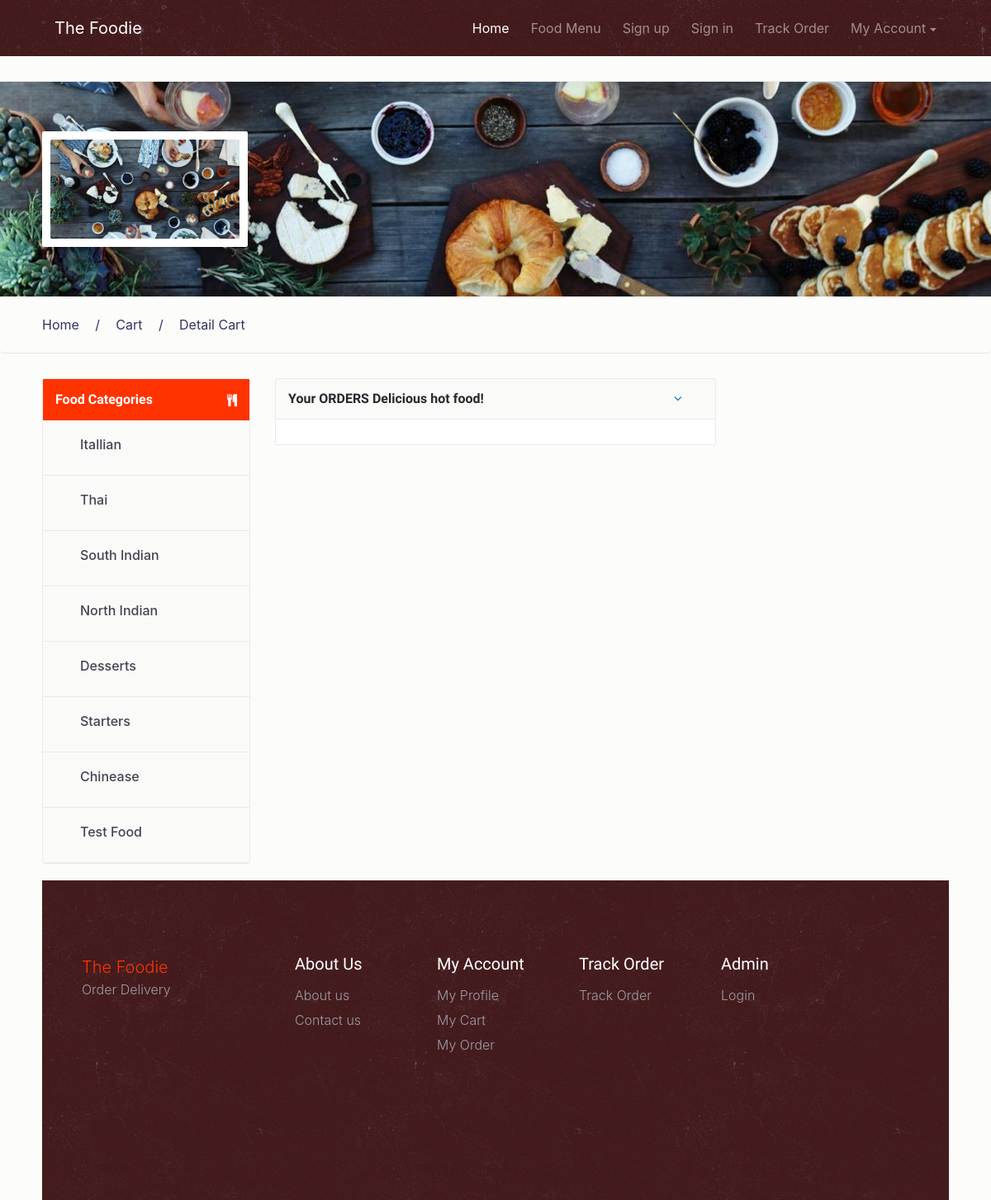
/fos/track-order-details.php, run on the app's committed database.
### tables this page shows
CREATE TABLE `tblcategory` (
  `ID` int(5) NOT NULL,
  `CategoryName` varchar(120) DEFAULT NULL,
  `CreationDate` timestamp NULL DEFAULT current_timestamp()
);

### fos/track-order-details.php (the view, shortened to what this page needs)
<?php
include_once('includes/dbconnection.php');
    ?>
<!DOCTYPE html>
<html lang="en">
<head>
    <link href="css/bootstrap.min.css" rel="stylesheet">
    <link href="css/font-awesome.min.css" rel="stylesheet">
    <link href="css/animsition.min.css" rel="stylesheet">
    <link href="css/animate.css" rel="stylesheet">
    <link href="css/style.css" rel="stylesheet"> </head>
<body>
    <div class="site-wrapper animsition" data-animsition-in="fade-in" data-animsition-out="fade-out">
        <header id="header" class="header-scroll top-header headrom">
          <?php include_once('includes/header.php');?>
        </header>
        <div class="page-wrapper">
            <div class="top-links">
            </div>
            <section class="inner-page-hero bg-image" data-image-src="images/decouvrez-l-experience-food-d-airbnb.jpg">
                <div class="profile">
                    <div class="container">
                        <div class="row">
                            <div class="col-xs-12 col-sm-12  col-md-4 col-lg-4 profile-img">
                                <div class="image-wrap">
                                    <figure><img src="images/decouvrez-l-experience-food-d-airbnb.jpg" alt="Profile Image"></figure>
                                </div>
                            </div>
                            <div class="col-xs-12 col-sm-12 col-md-8 col-lg-8 profile-desc">
                            </div>
                        </div>
                    </div>
                </div>
            </section>
            <div class="breadcrumb">
                <div class="container">
                    <ul>
                        <li><a href="index.php" class="active">Home</a></li>
                        <li><a href="cart.php">Cart</a></li>
                        <li>Detail Cart</li>
                    </ul>
                </div>
            </div>
            <div class="container m-t-30">
                <div class="row">
                    <div class="col-xs-12 col-sm-4 col-md-4 col-lg-3">
                        <div class="sidebar clearfix m-b-20">
                            <div class="main-block">
                                <div class="sidebar-title white-txt">
                                    <h6>Food Categories</h6> <i class="fa fa-cutlery pull-right"></i> </div>
                                    <?php
      $query=mysqli_query($con,"select * from  tblcategory");
              while($row=mysqli_fetch_array($query))
              {
              ?>
                               <ul>
                                            <li>
                                                <label class="custom-control custom-checkbox">
                                                    <span class="custom-control-description"><a href="viewfood-categorywise.php?catid=<?php echo $row['CategoryName'];?>"><?php echo $row['CategoryName'];?></a></span> </label>
                                            </li>
                                        </ul>
                                        <?php } ?>
                                <div class="clearfix"></div>
                            </div>
                        </div>
                    </div>
                    <div class="col-xs-12 col-sm-8 col-md-8 col-lg-6">
                        <div class="menu-widget m-b-30">
                            <div class="widget-heading">
                                <h3 class="widget-title text-dark">
                              Your ORDERS Delicious hot food! <a class="btn btn-link pull-right" data-toggle="collapse" href="#popular" aria-expanded="true">
                              <i class="fa fa-angle-down pull-right"></i>
                              </a>
                           </h3>
                                <div class="clearfix"></div>
                            </div>
                            <div class="collapse in" id="1">
                                <div class="food-item white">
                                </div>
                            </div>
                        </div>
                    </div>
            </div>
        <?php include('includes/footer.php');?>
        </div>
    </div>
</body>
</html>

### fos/css/style.css (style rules this page uses)
body { background: rgba(252, 251, 249, 0.68); font-size: 16px; color: #4d4f56; font-weight: 400; overflow-x: hidden; }
.h1, .h2, .h3, .h4, .h5, .h6, h1, h2, h3, h4, h5, h6 { font-family: "Source Sans Pro", sans-serif; color: #25282b; }
a { color: #f30; }
ul { list-style-type: none; padding: 0; }
.container { max-width: 1270px; width: 94%; }
.page-wrapper { padding-top: 68px; }
.custom-control { padding-left: 30px; }
.form-control-lg, .dropdown-menu, .btn, .btn-group-lg>.btn, .btn-lg, .img-rounded { border-radius: 2px }
.btn { transition: all .4s; }
.m-b-20 { margin-bottom: 20px; }
.m-b-30 { margin-bottom: 30px; }
.m-t-30 { margin-top: 30px; }
#header { position: fixed; width: 100%; border: 0; z-index: 99; }
.top-links { padding: 15px 0; border-bottom: 1px solid #eaebeb; }
.inner-page-hero { padding-top: 5%; padding-bottom: 5%; }
.image-wrap { border-radius: 2px; padding: 10px; float: left; background: #fff; }
.image-wrap figure { background: #FFF; border-radius: 2px; display: block; overflow: hidden; float: left; margin-bottom: 0; }
.image-wrap figure img { max-width: 100%; display: block }
.profile-img { width: 24.7%; }
.breadcrumb { background: transparent; padding: 22px 0; border-bottom: 1px solid #e6e6e6; }
.breadcrumb ul li { display: inline-block; margin-right: 40px; position: relative; }
.breadcrumb ul li:before { position: absolute; left: -25px; top: 0; content: "/"; }
.breadcrumb ul li:first-child:before { content: none; }
.breadcrumb ul li a, .breadcrumb ul li { color: #333366; }
.breadcrumb ul, .breadcrumb { margin-bottom: 0; }
.sidebar { border: 1px solid #eaebeb; background: #fafaf8; border-radius: 3px; }
.widget-heading { padding: 15px; color: #fff; border-radius: 3px; border-bottom: 1px solid #eaebeb; }
.menu-widget .widget-heading { border-bottom: none }
.widget-heading .widget-title { font-size: 16px; font-weight: 600; float: left; margin-top: 0; margin-bottom: 0; width: 100%; }
.widget-heading .widget-title .btn { padding: 0px 24px; }
.sidebar-title { padding: 15px 15px 15px; background: #f30; float: left; width: 100%; }
.sidebar-title h6 { float: left; margin-bottom: 0; color: #fff; font-size: 16px; font-weight: 600; line-height: 20px; }
.sidebar-title i { float: right; color: #fff; font-size: 15px; margin-top: 3px; }
.main-block ul li { line-height: 28px; font-weight: 300; display: block; border-bottom: 1px solid #eaebeb; font-weight: 500; color: #414551; }
.main-block ul li a { color: #414551; display: block; font-weight: 500; padding: 15px; }
.main-block ul { float: left; width: 100%; margin-bottom: 0; }
.main-block ul li:first-of-type { border-top: none }
.menu-widget, .widget { border: 1px solid #eaebeb; background: #fafaf8; border-radius: 2px; position: relative; }
.menu-widget .food-item { padding: 15px }
.menu-widget .food-item:first-of-type { border-bottom: none }
.menu-widget .food-item:first-of-type { border-top: 1px solid #eaebeb; }
.menu-widget .food-item:last-of-type { border-bottom: transparent }
.menu-widget .food-item.white { background-color: #fff }

### data on the page
tblcategory: CategoryName "Itallian"
tblcategory: CategoryName "Thai"
tblcategory: CategoryName "South Indian"
tblcategory: CategoryName "North Indian"
tblcategory: CategoryName "Desserts"
tblcategory: CategoryName "Starters"
tblcategory: CategoryName "Chinease"
tblcategory: CategoryName "Test Food"
